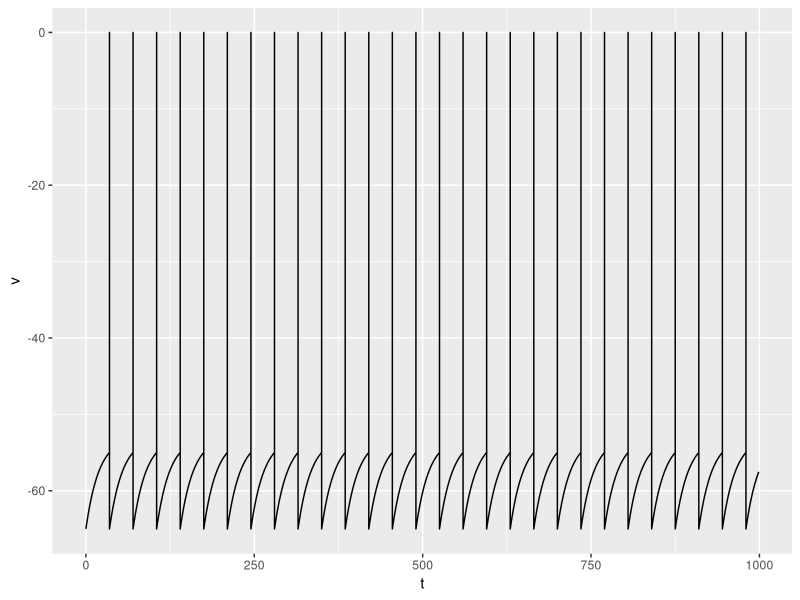

Write the R code that produced this figure.
rm(list = ls())
library(tidyverse)
VALUES <- data.frame(
  tau = 20.0, ## ms
  v_rest = -65.0, ## mV
  v_reset = -65.0, ## mV
  theta = -55.0, ## mV
  r_m = 1.0, ##MOhm
  dt = 1.0, ## ms
  t = 1000.0, ##ms
  i_ext = 12.0 ##nA
)

VALUES <-VALUES %>% mutate(
  .,
  nt = t / dt, ##times
)

DF <- data.frame(t = numeric(), v = numeric(), s = numeric() )

v <- VALUES$v_rest


for(i in 0:(VALUES$nt - 1)){
  t <- VALUES$dt * i
  DF <- rbind(
    DF,
    data.frame(t = t, v = v, s = 0)
  )
  
  v <- v + 
    VALUES$dt * (-(v - VALUES$v_rest) + VALUES$r_m * VALUES$i_ext) / VALUES$tau
  
  s <- v > VALUES$theta
  
  
  if(s){
    DF <- rbind(
      DF,
      data.frame(t = t + VALUES$dt, v = v, s = 1)
    )
    DF <- rbind(
      DF,
      data.frame(t = t + VALUES$dt, v = 0.0, s = 1)
    )
    DF <- rbind(
      DF,
      data.frame(t = t + VALUES$dt, v = VALUES$v_reset, s = 1)
    )
  }
  
  v <- ifelse(s, VALUES$v_reset, v)
}


lif_spike <- DF %>% ggplot(
  .,
  aes(x = t, y = v)
) + geom_line()
lif_spike
